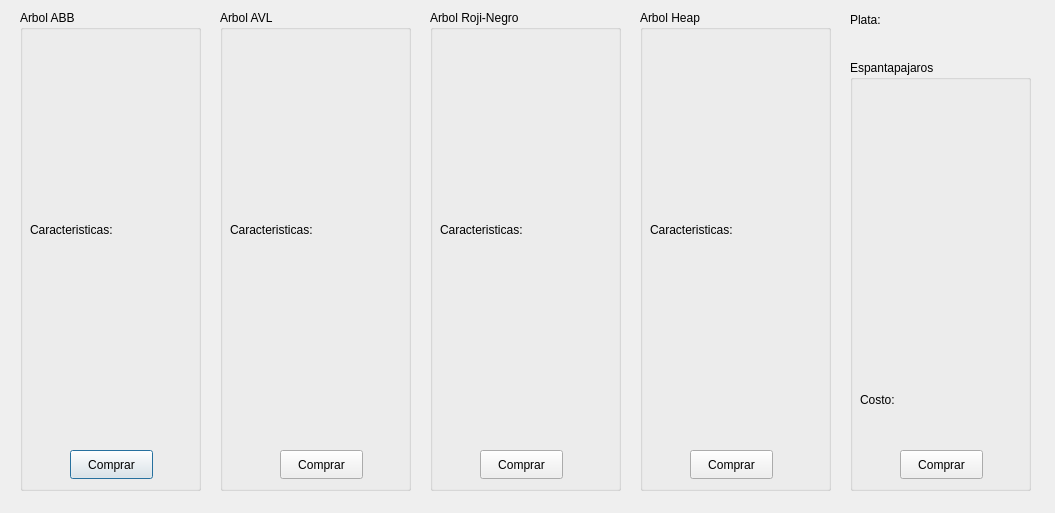
<?xml version="1.0" encoding="UTF-8"?>
<ui version="4.0">
 <class>Mercado</class>
 <widget class="QDialog" name="Mercado">
  <property name="geometry">
   <rect>
    <x>0</x>
    <y>0</y>
    <width>1055</width>
    <height>513</height>
   </rect>
  </property>
  <property name="windowTitle">
   <string>Dialog</string>
  </property>
  <widget class="QGroupBox" name="groupBox_ABB">
   <property name="geometry">
    <rect>
     <x>20</x>
     <y>10</y>
     <width>181</width>
     <height>481</height>
    </rect>
   </property>
   <property name="title">
    <string>Arbol ABB</string>
   </property>
   <widget class="QLabel" name="label_2">
    <property name="geometry">
     <rect>
      <x>10</x>
      <y>210</y>
      <width>111</width>
      <height>20</height>
     </rect>
    </property>
    <property name="text">
     <string>Caracteristicas:</string>
    </property>
   </widget>
   <widget class="QLabel" name="label_caracteristicas_ABB">
    <property name="geometry">
     <rect>
      <x>10</x>
      <y>240</y>
      <width>161</width>
      <height>191</height>
     </rect>
    </property>
    <property name="text">
     <string/>
    </property>
    <property name="alignment">
     <set>Qt::AlignLeading|Qt::AlignLeft|Qt::AlignTop</set>
    </property>
   </widget>
   <widget class="QLabel" name="label_imagen_ABB">
    <property name="geometry">
     <rect>
      <x>10</x>
      <y>30</y>
      <width>161</width>
      <height>171</height>
     </rect>
    </property>
    <property name="text">
     <string/>
    </property>
   </widget>
   <widget class="QPushButton" name="pushButton_comprar_ABB">
    <property name="geometry">
     <rect>
      <x>50</x>
      <y>440</y>
      <width>83</width>
      <height>29</height>
     </rect>
    </property>
    <property name="text">
     <string>Comprar</string>
    </property>
   </widget>
  </widget>
  <widget class="QGroupBox" name="groupBox_AVL">
   <property name="geometry">
    <rect>
     <x>220</x>
     <y>10</y>
     <width>191</width>
     <height>481</height>
    </rect>
   </property>
   <property name="title">
    <string>Arbol AVL</string>
   </property>
   <widget class="QLabel" name="label_caracteristicas_AVL">
    <property name="geometry">
     <rect>
      <x>10</x>
      <y>240</y>
      <width>171</width>
      <height>191</height>
     </rect>
    </property>
    <property name="text">
     <string/>
    </property>
    <property name="alignment">
     <set>Qt::AlignLeading|Qt::AlignLeft|Qt::AlignTop</set>
    </property>
   </widget>
   <widget class="QLabel" name="label_3">
    <property name="geometry">
     <rect>
      <x>10</x>
      <y>210</y>
      <width>111</width>
      <height>20</height>
     </rect>
    </property>
    <property name="text">
     <string>Caracteristicas:</string>
    </property>
   </widget>
   <widget class="QPushButton" name="pushButton_comprar_AVL">
    <property name="geometry">
     <rect>
      <x>60</x>
      <y>440</y>
      <width>83</width>
      <height>29</height>
     </rect>
    </property>
    <property name="text">
     <string>Comprar</string>
    </property>
   </widget>
   <widget class="QLabel" name="label_imagen_AVL">
    <property name="geometry">
     <rect>
      <x>20</x>
      <y>30</y>
      <width>161</width>
      <height>171</height>
     </rect>
    </property>
    <property name="text">
     <string/>
    </property>
   </widget>
  </widget>
  <widget class="QGroupBox" name="groupBox_ARJ">
   <property name="geometry">
    <rect>
     <x>430</x>
     <y>10</y>
     <width>191</width>
     <height>481</height>
    </rect>
   </property>
   <property name="title">
    <string>Arbol Roji-Negro</string>
   </property>
   <widget class="QLabel" name="label_caracteristicas_ARJ">
    <property name="geometry">
     <rect>
      <x>10</x>
      <y>240</y>
      <width>171</width>
      <height>181</height>
     </rect>
    </property>
    <property name="text">
     <string/>
    </property>
    <property name="alignment">
     <set>Qt::AlignLeading|Qt::AlignLeft|Qt::AlignTop</set>
    </property>
   </widget>
   <widget class="QLabel" name="label_4">
    <property name="geometry">
     <rect>
      <x>10</x>
      <y>210</y>
      <width>111</width>
      <height>20</height>
     </rect>
    </property>
    <property name="text">
     <string>Caracteristicas:</string>
    </property>
   </widget>
   <widget class="QPushButton" name="pushButton_comprar_ARJ">
    <property name="geometry">
     <rect>
      <x>50</x>
      <y>440</y>
      <width>83</width>
      <height>29</height>
     </rect>
    </property>
    <property name="text">
     <string>Comprar</string>
    </property>
   </widget>
   <widget class="QLabel" name="label_imagen_ARJ">
    <property name="geometry">
     <rect>
      <x>10</x>
      <y>40</y>
      <width>161</width>
      <height>171</height>
     </rect>
    </property>
    <property name="text">
     <string/>
    </property>
   </widget>
  </widget>
  <widget class="QGroupBox" name="groupBox_Heap">
   <property name="geometry">
    <rect>
     <x>640</x>
     <y>10</y>
     <width>191</width>
     <height>481</height>
    </rect>
   </property>
   <property name="title">
    <string>Arbol Heap</string>
   </property>
   <widget class="QLabel" name="label_caracteristicas_Heap">
    <property name="geometry">
     <rect>
      <x>10</x>
      <y>240</y>
      <width>171</width>
      <height>181</height>
     </rect>
    </property>
    <property name="text">
     <string/>
    </property>
    <property name="alignment">
     <set>Qt::AlignLeading|Qt::AlignLeft|Qt::AlignTop</set>
    </property>
   </widget>
   <widget class="QLabel" name="label_5">
    <property name="geometry">
     <rect>
      <x>10</x>
      <y>210</y>
      <width>111</width>
      <height>20</height>
     </rect>
    </property>
    <property name="text">
     <string>Caracteristicas:</string>
    </property>
   </widget>
   <widget class="QPushButton" name="pushButton_comprar_Heap">
    <property name="geometry">
     <rect>
      <x>50</x>
      <y>440</y>
      <width>83</width>
      <height>29</height>
     </rect>
    </property>
    <property name="text">
     <string>Comprar</string>
    </property>
   </widget>
   <widget class="QLabel" name="label_imagen_Heap">
    <property name="geometry">
     <rect>
      <x>10</x>
      <y>40</y>
      <width>161</width>
      <height>171</height>
     </rect>
    </property>
    <property name="text">
     <string/>
    </property>
   </widget>
  </widget>
  <widget class="QGroupBox" name="groupBox_espantapajaros">
   <property name="geometry">
    <rect>
     <x>850</x>
     <y>60</y>
     <width>181</width>
     <height>431</height>
    </rect>
   </property>
   <property name="title">
    <string>Espantapajaros</string>
   </property>
   <widget class="QPushButton" name="pushButton_comprar_espantapajaros">
    <property name="geometry">
     <rect>
      <x>50</x>
      <y>390</y>
      <width>83</width>
      <height>29</height>
     </rect>
    </property>
    <property name="text">
     <string>Comprar</string>
    </property>
   </widget>
   <widget class="QLabel" name="label_imagen_espantapajaros">
    <property name="geometry">
     <rect>
      <x>10</x>
      <y>40</y>
      <width>161</width>
      <height>281</height>
     </rect>
    </property>
    <property name="text">
     <string/>
    </property>
   </widget>
   <widget class="QLabel" name="label_6">
    <property name="geometry">
     <rect>
      <x>10</x>
      <y>330</y>
      <width>63</width>
      <height>20</height>
     </rect>
    </property>
    <property name="text">
     <string>Costo:</string>
    </property>
   </widget>
   <widget class="QLabel" name="label_costo_espantapajaros">
    <property name="geometry">
     <rect>
      <x>10</x>
      <y>350</y>
      <width>81</width>
      <height>31</height>
     </rect>
    </property>
    <property name="text">
     <string/>
    </property>
   </widget>
  </widget>
  <widget class="QLabel" name="label">
   <property name="geometry">
    <rect>
     <x>850</x>
     <y>10</y>
     <width>63</width>
     <height>20</height>
    </rect>
   </property>
   <property name="text">
    <string>Plata:</string>
   </property>
  </widget>
  <widget class="QLabel" name="label_plata">
   <property name="geometry">
    <rect>
     <x>900</x>
     <y>10</y>
     <width>141</width>
     <height>20</height>
    </rect>
   </property>
   <property name="text">
    <string/>
   </property>
  </widget>
 </widget>
 <resources/>
 <connections/>
</ui>
